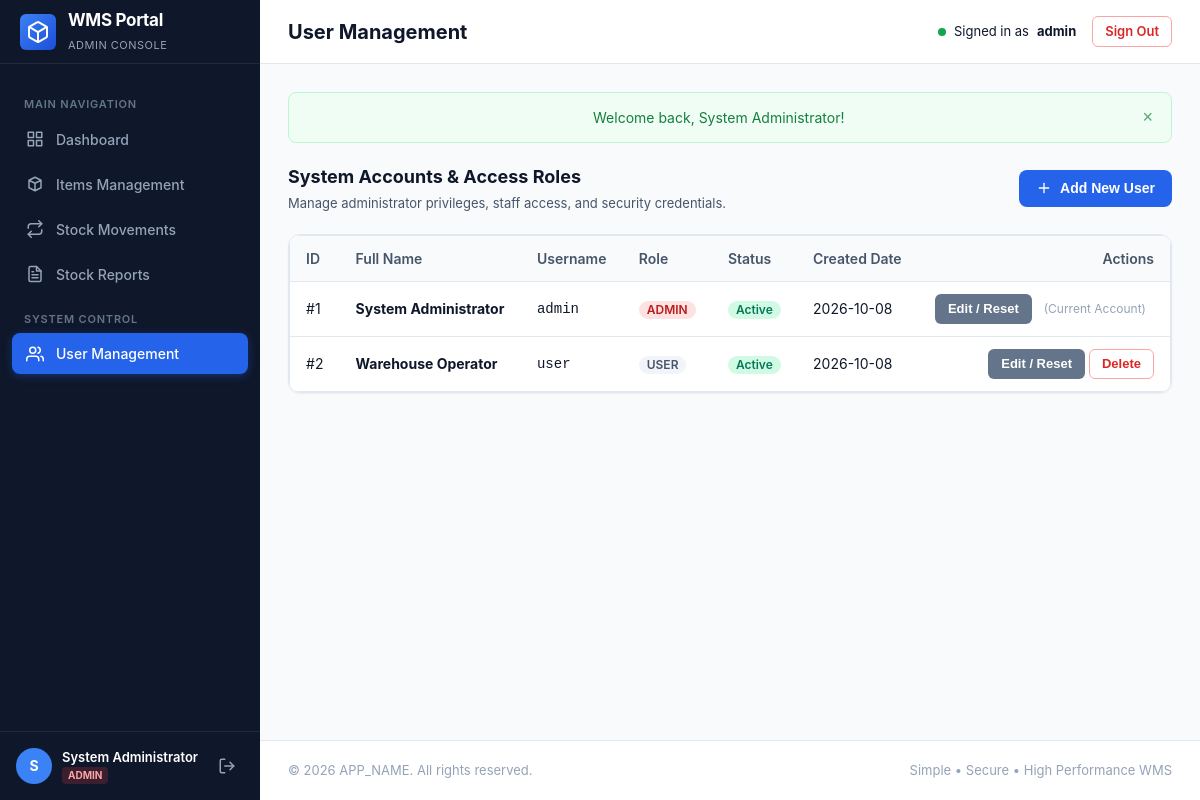
The page /admin/users.php (signed in) on the database its author committed.
### tables this page shows
CREATE TABLE `users` (
    `id` INT AUTO_INCREMENT PRIMARY KEY,
    `full_name` VARCHAR(100) NOT NULL,
    `username` VARCHAR(50) NOT NULL UNIQUE,
    `password_hash` VARCHAR(255) NOT NULL,
    `role` ENUM('admin', 'user') NOT NULL DEFAULT 'user',
    `is_active` TINYINT(1) NOT NULL DEFAULT 1,
    `created_at` TIMESTAMP DEFAULT CURRENT_TIMESTAMP,
    `updated_at` TIMESTAMP DEFAULT CURRENT_TIMESTAMP ON UPDATE CURRENT_TIMESTAMP,
    INDEX `idx_users_role` (`role`),
    INDEX `idx_users_active` (`is_active`)
);

### includes/auth.php (called while the page is built, shortened)
<?php
function is_logged_in(): bool
{
    return isset($_SESSION['user_id']) && !empty($_SESSION['user_id']);
}
function current_user(): ?array
{
    return [
        'id'        => (int)$_SESSION['user_id'],
        'username'  => (string)($_SESSION['username'] ?? ''),
        'full_name' => (string)($_SESSION['full_name'] ?? ''),
        'role'      => (string)($_SESSION['role'] ?? 'user'),
    ];
}
function has_role(string $role): bool
{
    $user = current_user();
    return strtolower($user['role']) === strtolower($role);
}

### admin/users.php (the view, shortened to what this page needs)
<?php
$db = get_db();
$currentUser = current_user();
$stmt = $db->query('SELECT id, full_name, username, role, is_active, created_at FROM users ORDER BY id ASC');
$usersList = $stmt->fetchAll();
$pageTitle = 'User Management';
require_once __DIR__ . '/../includes/header.php';
?>
<div style="display:flex; justify-content:space-between; align-items:center; margin-bottom:20px; flex-wrap:wrap; gap:12px;">
    <div>
        <h2 style="font-size:18px; margin:0; font-weight:700;">System Accounts & Access Roles</h2>
        <p style="color:var(--text-secondary); margin:4px 0 0; font-size:13px;">Manage administrator privileges, staff access, and security credentials.</p>
    </div>
    <button type="button" class="btn btn-primary" data-modal-target="addUserModal">
        <svg width="16" height="16" viewBox="0 0 24 24" fill="none" stroke="currentColor" stroke-width="2" stroke-linecap="round" stroke-linejoin="round"><line x1="12" y1="5" x2="12" y2="19"></line><line x1="5" y1="12" x2="19" y2="12"></line></svg>
        Add New User
    </button>
</div>
<div class="card">
    <div class="card-body" style="padding:0;">
        <div class="table-responsive">
            <table class="table">
                <thead>
                    <tr>
                        <th>ID</th>
                        <th>Full Name</th>
                        <th>Username</th>
                        <th>Role</th>
                        <th>Status</th>
                        <th>Created Date</th>
                        <th style="text-align: right;">Actions</th>
                    </tr>
                </thead>
                <tbody>
                    <?php foreach ($usersList as $u): ?>
                        <tr>
                            <td>#<?= (int)$u['id'] ?></td>
                            <td><strong><?= e($u['full_name']) ?></strong></td>
                            <td><code><?= e($u['username']) ?></code></td>
                            <td>
                                <span class="badge <?= $u['role'] === 'admin' ? 'badge-danger' : 'badge-secondary' ?>">
                                    <?= strtoupper(e($u['role'])) ?>
                                </span>
                            </td>
                            <td>
                                <span class="badge badge-success">Active</span>
                            </td>
                            <td><?= format_date($u['created_at'], 'Y-m-d') ?></td>
                            <td style="text-align: right; white-space: nowrap;">
                                <button
                                    type="button"
                                    class="btn btn-sm btn-secondary btn-edit-user"
                                    data-id="<?= (int)$u['id'] ?>"
                                    data-fullname="<?= e($u['full_name']) ?>"
                                    data-username="<?= e($u['username']) ?>"
                                    data-role="<?= e($u['role']) ?>"
                                >
                                    Edit / Reset
                                </button>
                                <?php if ((int)$u['id'] !== $currentUser['id']): ?>
                                    <form method="POST" action="<?= url('admin/users.php') ?>" style="display:inline-block;" data-confirm="Are you sure you want to delete user '<?= e($u['username']) ?>'?">
                                        <button type="submit" class="btn btn-sm btn-outline-danger">Delete</button>
                                    </form>
                                <?php else: ?>
                                    <span style="font-size:12px; color:var(--text-muted); padding: 0 8px;">(Current Account)</span>
                                <?php endif; ?>
                            </td>
                        </tr>
                    <?php endforeach; ?>
                </tbody>
            </table>
        </div>
    </div>
</div>
<?php require_once __DIR__ . '/../includes/footer.php'; ?>

### includes/header.php (shortened to what this page needs)
<?php
require_once __DIR__ . '/init.php';
?>
<!DOCTYPE html>
<html lang="en">
<head>
    <link rel="stylesheet" href="<?= url('assets/css/style.css') ?>">
</head>
<body class="app-body">
    <div class="app-layout">
        <?php require_once __DIR__ . '/nav.php'; ?>
        <main class="main-content" id="mainContent">
            <header class="topbar">
                <div class="topbar-left">
                    <h1 class="page-title"><?= e($pageTitle ?? 'Dashboard') ?></h1>
                </div>
                <div class="topbar-right">
                    <div class="header-user-status">
                        <span class="status-indicator"></span>
                        <span class="text-muted">Signed in as</span>
                        <strong><?= e(current_user()['username'] ?? '') ?></strong>
                    </div>
                    <a href="<?= url('logout.php') ?>" class="btn btn-outline-danger btn-sm">Sign Out</a>
                </div>
            </header>
            <div class="content-container">
                <?= display_flash() ?>

### includes/nav.php (shortened to what this page needs)
<?php
$user = current_user();
$isAdmin = has_role('admin');
$currentUri = $_SERVER['REQUEST_URI'] ?? '';
function is_nav_active(string $path, string $currentUri): string
{
    return str_contains($currentUri, $path) ? 'active' : '';
}
?>
<aside class="sidebar" id="sidebar">
    <div class="sidebar-brand">
        <div class="brand-icon">
        </div>
        <div class="brand-text">
            <span class="brand-title">WMS Portal</span>
            <span class="brand-subtitle"><?= $isAdmin ? 'Admin Console' : 'Staff Portal' ?></span>
        </div>
    </div>
    <nav class="sidebar-menu">
        <div class="menu-label">Main Navigation</div>
        <?php if ($isAdmin): ?>
            <a href="<?= url('admin/dashboard.php') ?>" class="nav-item <?= is_nav_active('admin/dashboard.php', $currentUri) ?>">
                <span class="nav-icon">
                </span>
                <span class="nav-text">Dashboard</span>
            </a>
            <a href="<?= url('admin/items.php') ?>" class="nav-item <?= is_nav_active('admin/items.php', $currentUri) ?>">
                <span class="nav-icon">
                    <svg width="18" height="18" viewBox="0 0 24 24" fill="none" stroke="currentColor" stroke-width="2" stroke-linecap="round" stroke-linejoin="round"><path d="M20 7l-8-4-8 4m16 0l-8 4m8-4v10l-8 4m0-10L4 7m8 4v10M4 7v10l8 4"/></svg>
                </span>
                <span class="nav-text">Items Management</span>
            </a>
            <a href="<?= url('admin/movements.php') ?>" class="nav-item <?= is_nav_active('admin/movements.php', $currentUri) ?>">
                <span class="nav-icon">
                </span>
                <span class="nav-text">Stock Movements</span>
            </a>
            <a href="<?= url('admin/reports.php') ?>" class="nav-item <?= is_nav_active('admin/reports.php', $currentUri) ?>">
                <span class="nav-icon">
                </span>
                <span class="nav-text">Stock Reports</span>
            </a>
            <div class="menu-label">System Control</div>
            <a href="<?= url('admin/users.php') ?>" class="nav-item <?= is_nav_active('admin/users.php', $currentUri) ?>">
                <span class="nav-icon">
                </span>
                <span class="nav-text">User Management</span>
            </a>
        <?php endif; ?>
    </nav>
    <div class="sidebar-footer">
        <div class="user-profile">
            <div class="user-avatar"><?= strtoupper(substr($user['full_name'] ?? 'U', 0, 1)) ?></div>
            <div class="user-info">
                <span class="user-name"><?= e($user['full_name'] ?? 'User') ?></span>
                <span class="user-role badge-role-<?= strtolower($user['role'] ?? 'user') ?>"><?= strtoupper(e($user['role'] ?? 'user')) ?></span>
            </div>
        </div>
        <a href="<?= url('logout.php') ?>" class="btn-logout" title="Sign Out">
            <svg width="18" height="18" viewBox="0 0 24 24" fill="none" stroke="currentColor" stroke-width="2" stroke-linecap="round" stroke-linejoin="round"><path d="M9 21H5a2 2 0 0 1-2-2V5a2 2 0 0 1 2-2h4"></path><polyline points="16 17 21 12 16 7"></polyline><line x1="21" y1="12" x2="9" y2="12"></line></svg>
        </a>
    </div>
</aside>

### rows shown on the page
users: full_name "S", full_name "System Administrator", role "ADMIN", username "admin", id "1", created_at "2026-10-08", shows "(Current Account)"
users: id "2", full_name "Warehouse Operator", username "user", role "USER", created_at "2026-10-08"

### other values the page prints
$pageTitle "User Management"
$message "Welcome back, System Administrator!"
APP_NAME "APP_NAME"
